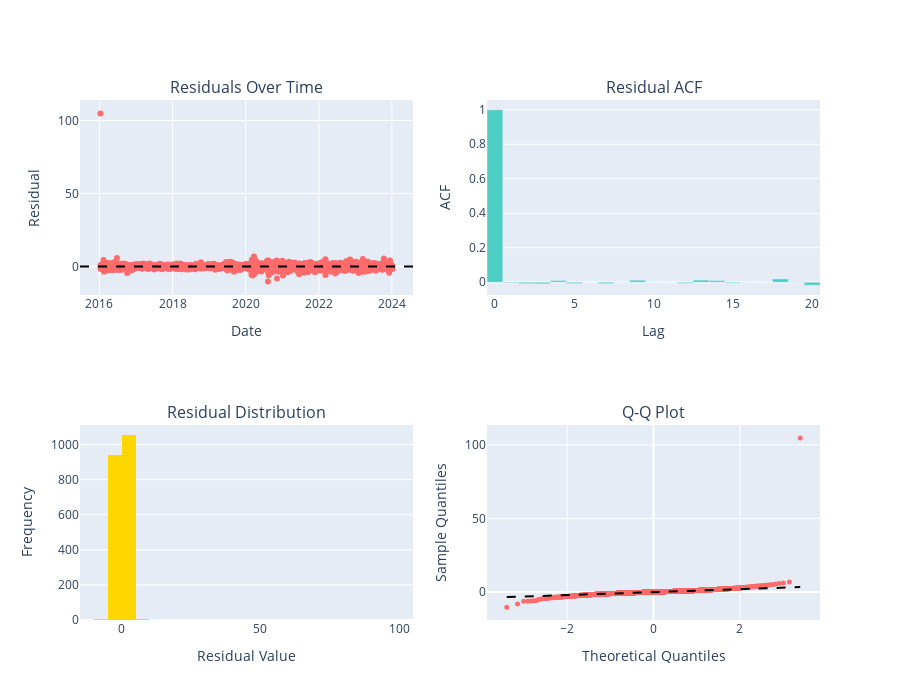

Notebook cell for this chart:
### Code cell
# Residual diagnostics plots
fig = sp.make_subplots(
    rows=2, cols=2,
    subplot_titles=(
        'Residuals Over Time',
        'Residual ACF',
        'Residual Distribution',
        'Q-Q Plot'
    )
)

# Residuals over time
fig.add_trace(
    go.Scatter(x=train_data['Date'], y=residuals_in, mode='markers', name='Residuals',
              marker=dict(color='#FF6B6B')),
    row=1, col=1
)
fig.add_hline(y=0, line_dash="dash", line_color="black", row=1, col=1)

# ACF
acf_res = acf(residuals_in, nlags=20, fft=False)
fig.add_trace(
    go.Bar(x=list(range(len(acf_res))), y=acf_res, name='ACF', marker=dict(color='#4ECDC4')),
    row=1, col=2
)

# Distribution
fig.add_trace(
    go.Histogram(x=residuals_in, nbinsx=40, name='Distribution',
                marker=dict(color='#FFD700')),
    row=2, col=1
)

# Q-Q plot
quantiles = stats.probplot(residuals_in, dist="norm")
fig.add_trace(
    go.Scatter(
        x=quantiles[0][0], y=quantiles[0][1],
        mode='markers', name='Quantiles',
        marker=dict(color='#FF6B6B', size=5)
    ),
    row=2, col=2
)
# Add reference line
min_val = min(quantiles[0][0])
max_val = max(quantiles[0][0])
fig.add_trace(
    go.Scatter(
        x=[min_val, max_val], y=[min_val, max_val],
        mode='lines', name='Normal', line=dict(color='black', dash='dash')
    ),
    row=2, col=2
)

fig.update_yaxes(title_text="Residual", row=1, col=1)
fig.update_yaxes(title_text="ACF", row=1, col=2)
fig.update_yaxes(title_text="Frequency", row=2, col=1)
fig.update_yaxes(title_text="Sample Quantiles", row=2, col=2)
fig.update_xaxes(title_text="Date", row=1, col=1)
fig.update_xaxes(title_text="Lag", row=1, col=2)
fig.update_xaxes(title_text="Residual Value", row=2, col=1)
fig.update_xaxes(title_text="Theoretical Quantiles", row=2, col=2)
fig.update_layout(height=700, showlegend=False)
fig.show()

### Figure 1 — Plotly figure (JSON) as saved in the notebook; plotly's stock layout.template omitted (floating-point values rounded to 4 significant figures; data arrays with more than 128 entries replaced by an {"elided": "..."} marker saying what was removed)
{"data": [{"marker": {"color": "#FF6B6B"}, "mode": "markers", "name": "Residuals", "type": "scatter", "x": {"elided": "2012 str values"}, "xaxis": "x", "y": {"elided": "2012 float values"}, "yaxis": "y"}, {"marker": {"color": "#4ECDC4"}, "name": "ACF", "type": "bar", "x": [0, 1, 2, 3, 4, 5, 6, 7, 8, 9, 10, 11, 12, 13, 14, 15, 16, 17, 18, 19, 20], "xaxis": "x2", "y": [1.0, -0.004619, -0.007989, -0.009253, 0.01015, -0.007557, 0.000936, -0.008071, 0.001329, 0.01193, 0.001112, -0.0003496, -0.00607, 0.01254, 0.009829, -0.005188, 0.001013, -0.0005166, 0.01905, 0.002689, -0.01751], "yaxis": "y2"}, {"marker": {"color": "#FFD700"}, "name": "Distribution", "nbinsx": 40, "type": "histogram", "x": {"elided": "2012 float values"}, "xaxis": "x3", "yaxis": "y3"}, {"marker": {"color": "#FF6B6B", "size": 5}, "mode": "markers", "name": "Quantiles", "type": "scatter", "x": {"elided": "2012 float values"}, "xaxis": "x4", "y": {"elided": "2012 float values"}, "yaxis": "y4"}, {"line": {"color": "black", "dash": "dash"}, "mode": "lines", "name": "Normal", "type": "scatter", "x": [-3.394, 3.394], "xaxis": "x4", "y": [-3.394, 3.394], "yaxis": "y4"}], "layout": {"annotations": [{"font": {"size": 16}, "showarrow": false, "text": "Residuals Over Time", "x": 0.225, "xanchor": "center", "xref": "paper", "y": 1, "yanchor": "bottom", "yref": "paper"}, {"font": {"size": 16}, "showarrow": false, "text": "Residual ACF", "x": 0.775, "xanchor": "center", "xref": "paper", "y": 1, "yanchor": "bottom", "yref": "paper"}, {"font": {"size": 16}, "showarrow": false, "text": "Residual Distribution", "x": 0.225, "xanchor": "center", "xref": "paper", "y": 0.375, "yanchor": "bottom", "yref": "paper"}, {"font": {"size": 16}, "showarrow": false, "text": "Q-Q Plot", "x": 0.775, "xanchor": "center", "xref": "paper", "y": 0.375, "yanchor": "bottom", "yref": "paper"}], "height": 700, "shapes": [{"line": {"color": "black", "dash": "dash"}, "type": "line", "x0": 0, "x1": 1, "xref": "x domain", "y0": 0, "y1": 0, "yref": "y"}], "showlegend": false, "xaxis": {"anchor": "y", "domain": [0, 0.45], "title": {"text": "Date"}}, "xaxis2": {"anchor": "y2", "domain": [0.55, 1], "title": {"text": "Lag"}}, "xaxis3": {"anchor": "y3", "domain": [0, 0.45], "title": {"text": "Residual Value"}}, "xaxis4": {"anchor": "y4", "domain": [0.55, 1], "title": {"text": "Theoretical Quantiles"}}, "yaxis": {"anchor": "x", "domain": [0.625, 1], "title": {"text": "Residual"}}, "yaxis2": {"anchor": "x2", "domain": [0.625, 1], "title": {"text": "ACF"}}, "yaxis3": {"anchor": "x3", "domain": [0, 0.375], "title": {"text": "Frequency"}}, "yaxis4": {"anchor": "x4", "domain": [0, 0.375], "title": {"text": "Sample Quantiles"}}}}
